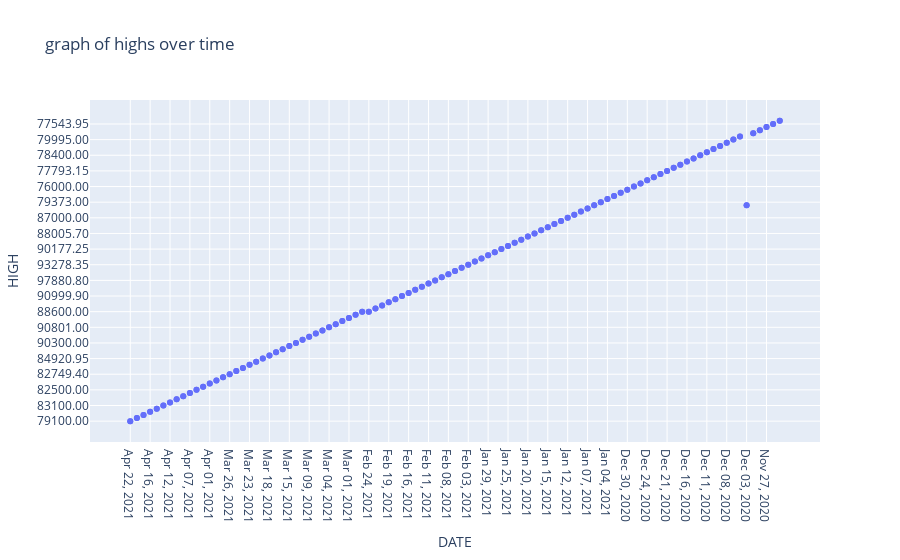

This figure's notebook cell:
### Code cell
gf = px.scatter(mrf_df,x="DATE",y="HIGH",title="graph of highs over time")
gf.show()

### Figure 1 — Plotly figure (JSON) as saved in the notebook; plotly's stock layout.template omitted (floating-point values rounded to 4 significant figures; data arrays with more than 128 entries replaced by an {"elided": "..."} marker saying what was removed)
{"data": [{"hovertemplate": "DATE=%{x}<br>HIGH=%{y}<extra></extra>", "legendgroup": "", "marker": {"color": "#636efa", "symbol": "circle"}, "mode": "markers", "name": "", "orientation": "v", "showlegend": false, "type": "scatter", "x": {"elided": "198 str values"}, "xaxis": "x", "y": {"elided": "198 str values"}, "yaxis": "y"}], "layout": {"legend": {"tracegroupgap": 0}, "title": {"text": "graph of highs over time"}, "xaxis": {"anchor": "y", "domain": [0, 1], "title": {"text": "DATE"}}, "yaxis": {"anchor": "x", "domain": [0, 1], "title": {"text": "HIGH"}}}}
